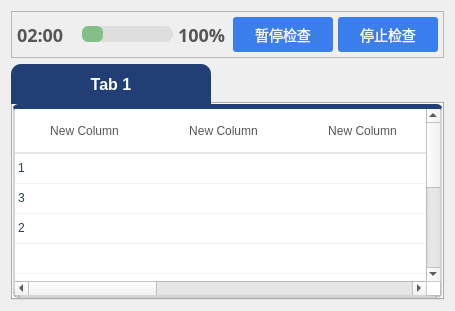
        <widget class="QWidget" name="page_soft_install_list">
         <layout class="QVBoxLayout" name="verticalLayout_25">
          <item>
           <widget class="QFrame" name="frame_progress_6">
            <property name="minimumSize">
             <size>
              <width>0</width>
              <height>0</height>
             </size>
            </property>
            <property name="frameShape">
             <enum>QFrame::StyledPanel</enum>
            </property>
            <property name="frameShadow">
             <enum>QFrame::Raised</enum>
            </property>
            <layout class="QHBoxLayout" name="horizontalLayout_15">
             <property name="spacing">
              <number>5</number>
             </property>
             <property name="leftMargin">
              <number>5</number>
             </property>
             <property name="topMargin">
              <number>5</number>
             </property>
             <property name="rightMargin">
              <number>5</number>
             </property>
             <property name="bottomMargin">
              <number>5</number>
             </property>
             <item>
              <widget class="QLabel" name="label_progress_time_6">
               <property name="sizePolicy">
                <sizepolicy hsizetype="Fixed" vsizetype="Preferred">
                 <horstretch>0</horstretch>
                 <verstretch>0</verstretch>
                </sizepolicy>
               </property>
               <property name="minimumSize">
                <size>
                 <width>60</width>
                 <height>0</height>
                </size>
               </property>
               <property name="maximumSize">
                <size>
                 <width>16777215</width>
                 <height>16777215</height>
                </size>
               </property>
               <property name="styleSheet">
                <string notr="true">font-family: Metropolis;
font-size: 18px;
line-height: 28px;
font-weight: 800;

color: #565656;</string>
               </property>
               <property name="text">
                <string>02:00</string>
               </property>
              </widget>
             </item>
             <item>
              <widget class="QProgressBar" name="progressBar_6">
               <property name="minimumSize">
                <size>
                 <width>0</width>
                 <height>15</height>
                </size>
               </property>
               <property name="styleSheet">
                <string notr="true">QProgressBar{

background-color: #DEDEDE; 
height:12px;
border-radius: 8px;



}


QProgressBar::chunk{
background-color: #83C088; 
border-radius: 6px;

}

 </string>
               </property>
               <property name="value">
                <number>24</number>
               </property>
               <property name="textVisible">
                <bool>false</bool>
               </property>
              </widget>
             </item>
             <item>
              <widget class="QLabel" name="label_44">
               <property name="minimumSize">
                <size>
                 <width>50</width>
                 <height>0</height>
                </size>
               </property>
               <property name="styleSheet">
                <string notr="true">font-family: Metropolis;
font-size: 18px;
line-height: 28px;
font-weight: 800;

color: #565656;</string>
               </property>
               <property name="text">
                <string>100%</string>
               </property>
              </widget>
             </item>
             <item>
              <widget class="QPushButton" name="pushButton_pause_6">
               <property name="minimumSize">
                <size>
                 <width>100</width>
                 <height>35</height>
                </size>
               </property>
               <property name="styleSheet">
                <string notr="true">background: #3A7FED;
font-family: PingFang SC;
font-style: normal;
font-weight: normal;
font-size: 14px;
line-height: 20px;
border-radius: 3px;

color: #FFFFFF;</string>
               </property>
               <property name="text">
                <string>暂停检查</string>
               </property>
              </widget>
             </item>
             <item>
              <widget class="QPushButton" name="pushButton_stop_6">
               <property name="minimumSize">
                <size>
                 <width>100</width>
                 <height>35</height>
                </size>
               </property>
               <property name="styleSheet">
                <string notr="true">background: #3A7FED;
font-family: PingFang SC;
font-style: normal;
font-weight: normal;
font-size: 14px;
line-height: 20px;
border-radius: 3px;

color: #FFFFFF;</string>
               </property>
               <property name="text">
                <string>停止检查</string>
               </property>
              </widget>
             </item>
            </layout>
           </widget>
          </item>
          <item>
           <widget class="QTabWidget" name="tabWidget_4">
            <property name="cursor">
             <cursorShape>ArrowCursor</cursorShape>
            </property>
            <property name="styleSheet">
             <string notr="true">QTabWidget::pane { /* The tab widget frame */
    top: -0.01em;
}
 
QTabWidget::tab-bar {
    alignment: left;
	left: 2em;
}


QTabBar::tab {
	border-top-left-radius: 10px;border-top-right-radius: 10px;
    background-color: #4094da;
    font: bold 12px 'Arial';
    color: white;
    height:40px;
	width:200px;
	font-style: normal;
	font-weight: 600;
	font-size: 16px;
	line-height: 22px;
}
QTabBar::tab:selected {
    color: white;
	background: #213E75;
 }

QTabBar::tab:!selected {
    background-color: white;
	color: #565656;;
}
</string>
            </property>
            <property name="currentIndex">
             <number>0</number>
            </property>
            <widget class="QWidget" name="tab_5">
             <property name="styleSheet">
              <string notr="true"/>
             </property>
             <attribute name="title">
              <string>Tab 1</string>
             </attribute>
             <layout class="QVBoxLayout" name="verticalLayout_24">
              <property name="spacing">
               <number>0</number>
              </property>
              <property name="leftMargin">
               <number>0</number>
              </property>
              <property name="topMargin">
               <number>0</number>
              </property>
              <property name="rightMargin">
               <number>0</number>
              </property>
              <property name="bottomMargin">
               <number>0</number>
              </property>
              <item>
               <widget class="QTableWidget" name="tableWidget_4">
                <property name="statusTip">
                 <string/>
                </property>
                <property name="styleSheet">
                 <string notr="true">        QTableView
{
    background-color: #FFFFFF;
    alternate-background-color:#e3edf9;
    font:14px &quot;微软雅黑&quot;;
    color:#677483;
    gridline-color: #ccddf0;  

border: 2px solid rgba(41, 43, 49, 0.2);
border-top: 5px solid #213E75;
border-bottom: 3px solid rgba(41, 43, 49, 0.2);

border-radius:5px

}
 
QTableView::item
{  
    font:20px &quot;微软雅黑&quot;;
    color:#29414E; 
	border:0px;   
	border-bottom: 1px solid rgba(0, 0, 0, 0.05);
}
 
QTableView::item:selected
{  
    color:green;
}
 
QHeaderView::section { 
    color: #565656;;
    font:bold 14px &quot;微软雅黑&quot;;
    text-align:right;
    height:43px;
	
	border:0px;

	border-bottom: 2px solid rgba(0, 0, 0, 0.1);

	background: #FFFFFF;

    border-left:none;
}
 
// border-left:none;防止中间表头的border重叠
QHeaderView::section:first
{
    border-left:1px solid #8faac9;
border-radius: 3px;
}</string>
                </property>
                <property name="lineWidth">
                 <number>0</number>
                </property>
                <property name="autoScroll">
                 <bool>true</bool>
                </property>
                <property name="autoScrollMargin">
                 <number>3</number>
                </property>
                <property name="textElideMode">
                 <enum>Qt::ElideMiddle</enum>
                </property>
                <property name="showGrid">
                 <bool>false</bool>
                </property>
                <property name="sortingEnabled">
                 <bool>true</bool>
                </property>
                <property name="wordWrap">
                 <bool>true</bool>
                </property>
                <attribute name="horizontalHeaderCascadingSectionResizes">
                 <bool>true</bool>
                </attribute>
                <attribute name="horizontalHeaderDefaultSectionSize">
                 <number>139</number>
                </attribute>
                <attribute name="horizontalHeaderHighlightSections">
                 <bool>true</bool>
                </attribute>
                <attribute name="horizontalHeaderStretchLastSection">
                 <bool>true</bool>
                </attribute>
                <attribute name="verticalHeaderVisible">
                 <bool>false</bool>
                </attribute>
                <attribute name="verticalHeaderShowSortIndicator" stdset="0">
                 <bool>false</bool>
                </attribute>
                <attribute name="verticalHeaderStretchLastSection">
                 <bool>false</bool>
                </attribute>
                <row>
                 <property name="text">
                  <string>New Row</string>
                 </property>
                </row>
                <row>
                 <property name="text">
                  <string>New Row</string>
                 </property>
                </row>
                <row>
                 <property name="text">
                  <string>New Row</string>
                 </property>
                </row>
                <row>
                 <property name="text">
                  <string>New Row</string>
                 </property>
                </row>
                <row>
                 <property name="text">
                  <string>New Row</string>
                 </property>
                </row>
                <row>
                 <property name="text">
                  <string>New Row</string>
                 </property>
                </row>
                <row>
                 <property name="text">
                  <string>New Row</string>
                 </property>
                </row>
                <row>
                 <property name="text">
                  <string>New Row</string>
                 </property>
                </row>
                <row>
                 <property name="text">
                  <string>New Row</string>
                 </property>
                </row>
                <column>
                 <property name="text">
                  <string>New Column</string>
                 </property>
                </column>
                <column>
                 <property name="text">
                  <string>New Column</string>
                 </property>
                </column>
                <column>
                 <property name="text">
                  <string>New Column</string>
                 </property>
                </column>
                <column>
                 <property name="text">
                  <string>New Column</string>
                 </property>
                </column>
                <column>
                 <property name="text">
                  <string>New Column</string>
                 </property>
                </column>
                <column>
                 <property name="text">
                  <string>New Column</string>
                 </property>
                </column>
                <item row="0" column="0">
                 <property name="text">
                  <string>1</string>
                 </property>
                </item>
                <item row="1" column="0">
                 <property name="text">
                  <string>3</string>
                 </property>
                 <property name="foreground">
                  <brush brushstyle="SolidPattern">
                   <color alpha="255">
                    <red>0</red>
                    <green>0</green>
                    <blue>0</blue>
                   </color>
                  </brush>
                 </property>
                </item>
                <item row="2" column="0">
                 <property name="text">
                  <string>2</string>
                 </property>
                </item>
               </widget>
              </item>
             </layout>
            </widget>
           </widget>
          </item>
         </layout>
        </widget>
